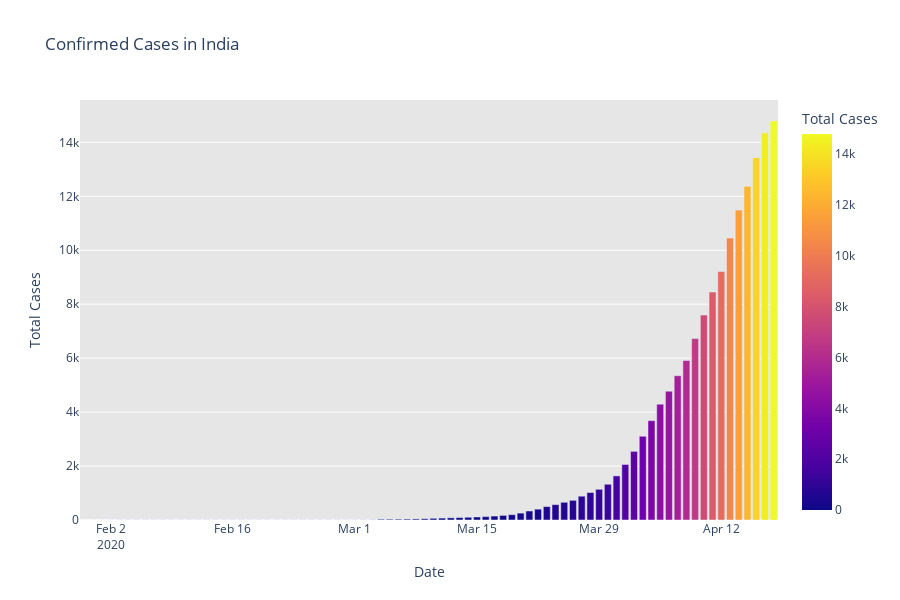
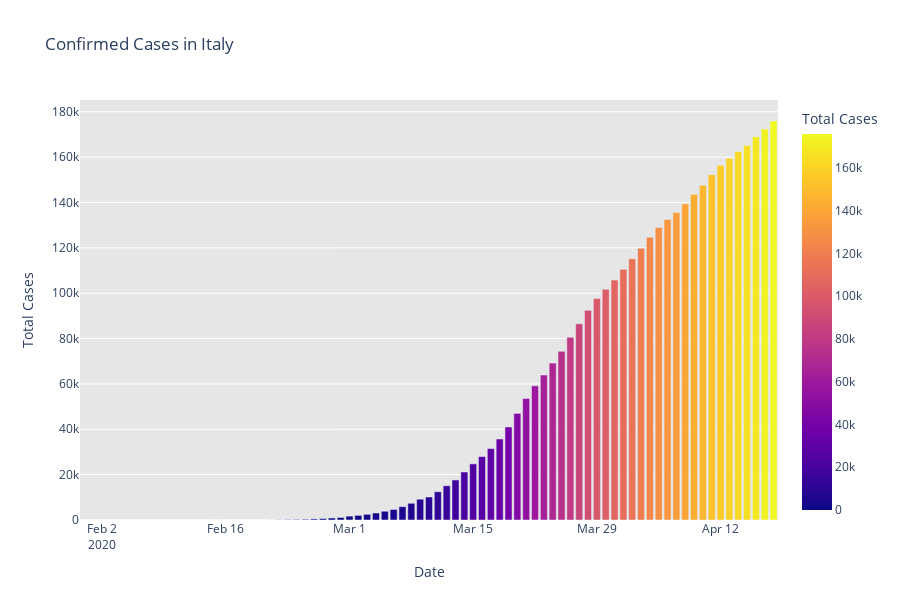
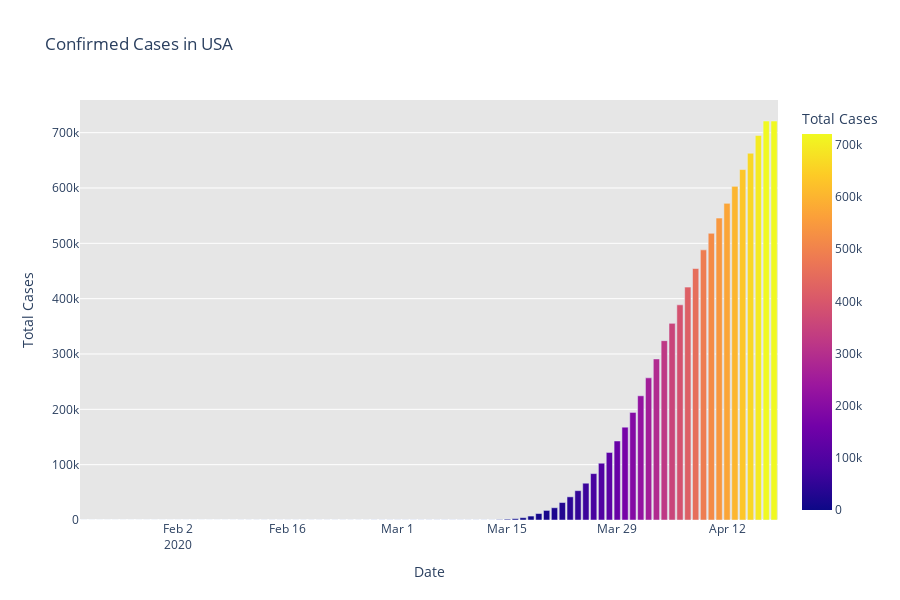
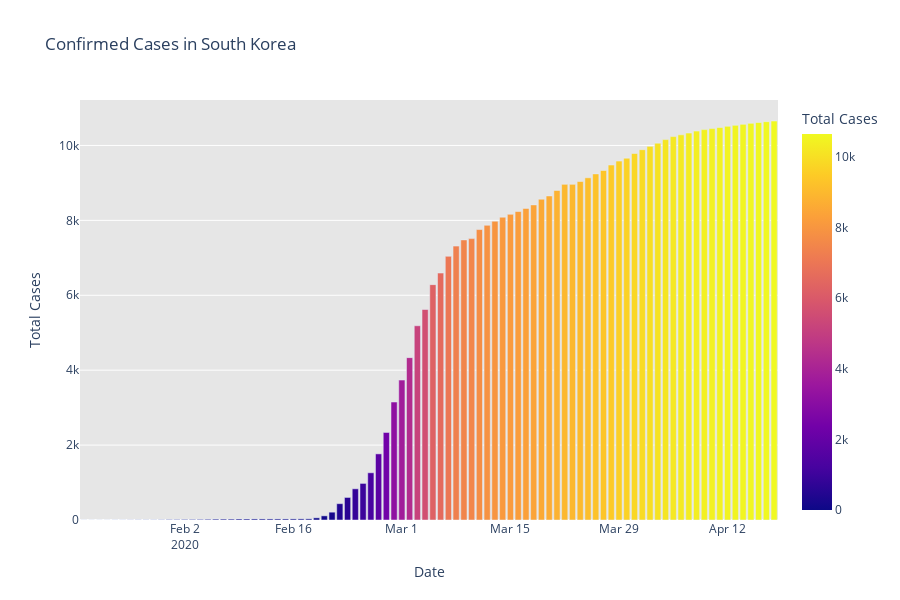

The code cell stored with these charts, in order, in its notebook:
### Markdown cell above
### Is the trend similar to Italy/ S.Korea/ USA/WUHAN?

### Code cell
# import plotly.express as px
fig = px.bar(dbd_India, x="Date", y="Total Cases", color='Total Cases', orientation='v', height=600,
             title='Confirmed Cases in India', color_discrete_sequence = px.colors.cyclical.IceFire)

'''Colour Scale for plotly
https://plot.ly/python/builtin-colorscales/
'''

fig.update_layout(plot_bgcolor='rgb(230, 230, 230)')
fig.show()

fig = px.bar(dbd_Italy, x="Date", y="Total Cases", color='Total Cases', orientation='v', height=600,
             title='Confirmed Cases in Italy', color_discrete_sequence = px.colors.cyclical.IceFire)

fig.update_layout(plot_bgcolor='rgb(230, 230, 230)')
fig.show()
fig = px.bar(dbd_USA, x="Date", y="Total Cases", color='Total Cases', orientation='v', height=600,
             title='Confirmed Cases in USA', color_discrete_sequence = px.colors.cyclical.IceFire)

fig.update_layout(plot_bgcolor='rgb(230, 230, 230)')
fig.show()

fig = px.bar(dbd_Korea, x="Date", y="Total Cases", color='Total Cases', orientation='v', height=600,
             title='Confirmed Cases in South Korea', color_discrete_sequence = px.colors.cyclical.IceFire)

fig.update_layout(plot_bgcolor='rgb(230, 230, 230)')
fig.show()
fig = px.bar(dbd_Wuhan, x="Date", y="Total Cases", color='Total Cases', orientation='v', height=600,
             title='Confirmed Cases in Wuhan', color_discrete_sequence = px.colors.cyclical.IceFire)

fig.update_layout(plot_bgcolor='rgb(230, 230, 230)')
fig.show()
